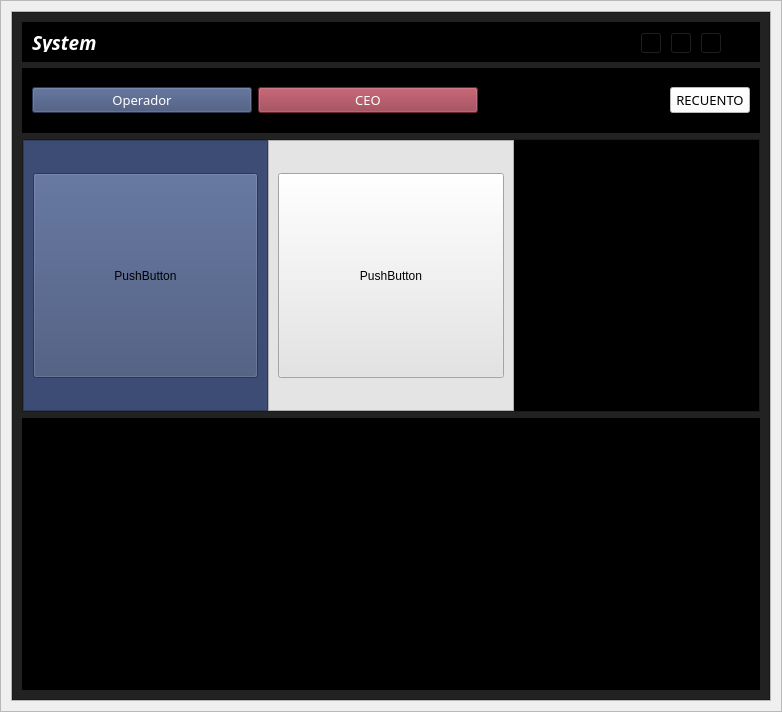
<?xml version="1.0" encoding="UTF-8"?>
<ui version="4.0">
 <class>MainWindow</class>
 <widget class="QWidget" name="MainWindow">
  <property name="geometry">
   <rect>
    <x>0</x>
    <y>0</y>
    <width>782</width>
    <height>712</height>
   </rect>
  </property>
  <property name="windowTitle">
   <string>Form</string>
  </property>
  <layout class="QVBoxLayout" name="verticalLayout">
   <property name="spacing">
    <number>0</number>
   </property>
   <property name="leftMargin">
    <number>0</number>
   </property>
   <property name="topMargin">
    <number>0</number>
   </property>
   <property name="rightMargin">
    <number>0</number>
   </property>
   <property name="bottomMargin">
    <number>0</number>
   </property>
   <item>
    <widget class="QFrame" name="central_widget_frame">
     <property name="frameShape">
      <enum>QFrame::StyledPanel</enum>
     </property>
     <property name="frameShadow">
      <enum>QFrame::Raised</enum>
     </property>
     <layout class="QVBoxLayout" name="shadow_layout">
      <property name="spacing">
       <number>0</number>
      </property>
      <property name="leftMargin">
       <number>10</number>
      </property>
      <property name="topMargin">
       <number>10</number>
      </property>
      <property name="rightMargin">
       <number>10</number>
      </property>
      <property name="bottomMargin">
       <number>10</number>
      </property>
      <item>
       <widget class="QFrame" name="background_frame">
        <property name="frameShape">
         <enum>QFrame::StyledPanel</enum>
        </property>
        <property name="frameShadow">
         <enum>QFrame::Raised</enum>
        </property>
        <layout class="QVBoxLayout" name="verticalLayout_2">
         <property name="spacing">
          <number>0</number>
         </property>
         <property name="leftMargin">
          <number>0</number>
         </property>
         <property name="topMargin">
          <number>0</number>
         </property>
         <property name="rightMargin">
          <number>0</number>
         </property>
         <property name="bottomMargin">
          <number>0</number>
         </property>
         <item>
          <widget class="QFrame" name="content_frame">
           <property name="minimumSize">
            <size>
             <width>0</width>
             <height>0</height>
            </size>
           </property>
           <property name="styleSheet">
            <string notr="true">background-color: rgb(34, 34, 34);</string>
           </property>
           <property name="frameShape">
            <enum>QFrame::StyledPanel</enum>
           </property>
           <property name="frameShadow">
            <enum>QFrame::Raised</enum>
           </property>
           <layout class="QVBoxLayout" name="verticalLayout_7">
            <property name="spacing">
             <number>6</number>
            </property>
            <property name="leftMargin">
             <number>9</number>
            </property>
            <property name="topMargin">
             <number>9</number>
            </property>
            <property name="rightMargin">
             <number>9</number>
            </property>
            <property name="bottomMargin">
             <number>9</number>
            </property>
            <item>
             <widget class="QFrame" name="frame_nav">
              <property name="minimumSize">
               <size>
                <width>0</width>
                <height>40</height>
               </size>
              </property>
              <property name="maximumSize">
               <size>
                <width>16777215</width>
                <height>40</height>
               </size>
              </property>
              <property name="styleSheet">
               <string notr="true">background-color: rgb(0, 0, 0);</string>
              </property>
              <property name="frameShape">
               <enum>QFrame::StyledPanel</enum>
              </property>
              <property name="frameShadow">
               <enum>QFrame::Raised</enum>
              </property>
              <layout class="QHBoxLayout" name="horizontalLayout_6">
               <item>
                <widget class="QLabel" name="label_tittle">
                 <property name="font">
                  <font>
                   <family>Tw Cen MT</family>
                   <pointsize>14</pointsize>
                   <weight>75</weight>
                   <italic>true</italic>
                   <bold>true</bold>
                  </font>
                 </property>
                 <property name="styleSheet">
                  <string notr="true">color: rgb(255, 255, 255) ;</string>
                 </property>
                 <property name="text">
                  <string>System</string>
                 </property>
                </widget>
               </item>
               <item>
                <widget class="QFrame" name="butttons_holder_frame">
                 <property name="minimumSize">
                  <size>
                   <width>110</width>
                   <height>30</height>
                  </size>
                 </property>
                 <property name="maximumSize">
                  <size>
                   <width>110</width>
                   <height>16777215</height>
                  </size>
                 </property>
                 <property name="frameShape">
                  <enum>QFrame::StyledPanel</enum>
                 </property>
                 <property name="frameShadow">
                  <enum>QFrame::Raised</enum>
                 </property>
                 <widget class="QToolButton" name="minimize_button">
                  <property name="geometry">
                   <rect>
                    <x>0</x>
                    <y>0</y>
                    <width>22</width>
                    <height>22</height>
                   </rect>
                  </property>
                  <property name="text">
                   <string>...</string>
                  </property>
                  <property name="icon">
                   <iconset>
                    <normaloff>../../../Desktop/Softbarber/softbarberr/AngelCuk/assets/icons/minimize-window.png</normaloff>../../../Desktop/Softbarber/softbarberr/AngelCuk/assets/icons/minimize-window.png</iconset>
                  </property>
                 </widget>
                 <widget class="QToolButton" name="restore_button">
                  <property name="geometry">
                   <rect>
                    <x>30</x>
                    <y>0</y>
                    <width>22</width>
                    <height>22</height>
                   </rect>
                  </property>
                  <property name="text">
                   <string>...</string>
                  </property>
                  <property name="icon">
                   <iconset>
                    <normaloff>../../../Desktop/Softbarber/softbarberr/AngelCuk/assets/icons/restore-window.png</normaloff>../../../Desktop/Softbarber/softbarberr/AngelCuk/assets/icons/restore-window.png</iconset>
                  </property>
                 </widget>
                 <widget class="QToolButton" name="maximize_button">
                  <property name="geometry">
                   <rect>
                    <x>30</x>
                    <y>0</y>
                    <width>22</width>
                    <height>22</height>
                   </rect>
                  </property>
                  <property name="text">
                   <string>...</string>
                  </property>
                  <property name="icon">
                   <iconset>
                    <normaloff>../../../Desktop/Softbarber/softbarberr/AngelCuk/assets/icons/maximize-window.png</normaloff>../../../Desktop/Softbarber/softbarberr/AngelCuk/assets/icons/maximize-window.png</iconset>
                  </property>
                 </widget>
                 <widget class="QToolButton" name="close_button">
                  <property name="geometry">
                   <rect>
                    <x>60</x>
                    <y>0</y>
                    <width>22</width>
                    <height>22</height>
                   </rect>
                  </property>
                  <property name="text">
                   <string>...</string>
                  </property>
                  <property name="icon">
                   <iconset>
                    <normaloff>../../../Desktop/Softbarber/softbarberr/AngelCuk/assets/icons/close-window.png</normaloff>../../../Desktop/Softbarber/softbarberr/AngelCuk/assets/icons/close-window.png</iconset>
                  </property>
                 </widget>
                </widget>
               </item>
              </layout>
             </widget>
            </item>
            <item>
             <widget class="QFrame" name="frame_superior">
              <property name="maximumSize">
               <size>
                <width>16777215</width>
                <height>65</height>
               </size>
              </property>
              <property name="styleSheet">
               <string notr="true">QFrame{
background-color: rgb(0, 0, 0);
}



QPushButton{
	background-color: rgb(212, 172, 13 );
	color: white;
}

QPushButton:hover{
	
	background-color: rgb(154, 125, 10);
}



</string>
              </property>
              <property name="frameShape">
               <enum>QFrame::StyledPanel</enum>
              </property>
              <property name="frameShadow">
               <enum>QFrame::Raised</enum>
              </property>
              <layout class="QHBoxLayout" name="horizontalLayout_2">
               <property name="spacing">
                <number>6</number>
               </property>
               <property name="topMargin">
                <number>9</number>
               </property>
               <item>
                <widget class="QPushButton" name="operador_button">
                 <property name="minimumSize">
                  <size>
                   <width>220</width>
                   <height>0</height>
                  </size>
                 </property>
                 <property name="font">
                  <font>
                   <family>Tw Cen MT Condensed Extra Bold</family>
                   <pointsize>10</pointsize>
                  </font>
                 </property>
                 <property name="styleSheet">
                  <string notr="true">QPushButton{
	background-color: rgb(60, 76, 116 );
	color: white;
}

QPushButton:hover{
	
	background-color: rgb(39, 49, 73 );
}
</string>
                 </property>
                 <property name="text">
                  <string>Operador</string>
                 </property>
                </widget>
               </item>
               <item>
                <widget class="QPushButton" name="ceo_button">
                 <property name="minimumSize">
                  <size>
                   <width>220</width>
                   <height>0</height>
                  </size>
                 </property>
                 <property name="font">
                  <font>
                   <family>Tw Cen MT Condensed Extra Bold</family>
                   <pointsize>10</pointsize>
                  </font>
                 </property>
                 <property name="styleSheet">
                  <string notr="true">QPushButton{
	background-color: rgb(148, 52, 68  );
	color: white;
}

QPushButton:hover{
	
	background-color: rgb(97, 35, 45);
}
</string>
                 </property>
                 <property name="text">
                  <string>CEO</string>
                 </property>
                </widget>
               </item>
               <item>
                <spacer name="horizontalSpacer">
                 <property name="orientation">
                  <enum>Qt::Horizontal</enum>
                 </property>
                 <property name="sizeHint" stdset="0">
                  <size>
                   <width>110</width>
                   <height>20</height>
                  </size>
                 </property>
                </spacer>
               </item>
               <item>
                <widget class="QPushButton" name="recuento_button">
                 <property name="minimumSize">
                  <size>
                   <width>35</width>
                   <height>0</height>
                  </size>
                 </property>
                 <property name="maximumSize">
                  <size>
                   <width>16777215</width>
                   <height>16777215</height>
                  </size>
                 </property>
                 <property name="font">
                  <font>
                   <family>Tw Cen MT Condensed Extra Bold</family>
                   <pointsize>10</pointsize>
                  </font>
                 </property>
                 <property name="styleSheet">
                  <string notr="true">

QPushButton{
	background-color: rgb(255, 255, 255);
color: rgb(0, 0, 0);
}

QPushButton:hover{
	
	
	background-color: rgb(98, 98, 98);
}
</string>
                 </property>
                 <property name="text">
                  <string>RECUENTO</string>
                 </property>
                </widget>
               </item>
              </layout>
             </widget>
            </item>
            <item>
             <widget class="QFrame" name="frame_inferior">
              <property name="frameShape">
               <enum>QFrame::StyledPanel</enum>
              </property>
              <property name="frameShadow">
               <enum>QFrame::Raised</enum>
              </property>
              <layout class="QHBoxLayout" name="horizontalLayout">
               <property name="spacing">
                <number>0</number>
               </property>
               <property name="leftMargin">
                <number>0</number>
               </property>
               <property name="topMargin">
                <number>0</number>
               </property>
               <property name="rightMargin">
                <number>0</number>
               </property>
               <property name="bottomMargin">
                <number>0</number>
               </property>
               <item>
                <widget class="QFrame" name="frame_calzados">
                 <property name="styleSheet">
                  <string notr="true">background-color: rgb(60, 76, 116);</string>
                 </property>
                 <property name="frameShape">
                  <enum>QFrame::StyledPanel</enum>
                 </property>
                 <property name="frameShadow">
                  <enum>QFrame::Raised</enum>
                 </property>
                 <layout class="QVBoxLayout" name="verticalLayout_3">
                  <item>
                   <widget class="QPushButton" name="calzados_pushButton">
                    <property name="minimumSize">
                     <size>
                      <width>0</width>
                      <height>205</height>
                     </size>
                    </property>
                    <property name="text">
                     <string>PushButton</string>
                    </property>
                   </widget>
                  </item>
                 </layout>
                </widget>
               </item>
               <item>
                <widget class="QFrame" name="frame_medias">
                 <property name="styleSheet">
                  <string notr="true">background-color: rgb(228, 228, 228);</string>
                 </property>
                 <property name="frameShape">
                  <enum>QFrame::StyledPanel</enum>
                 </property>
                 <property name="frameShadow">
                  <enum>QFrame::Raised</enum>
                 </property>
                 <layout class="QVBoxLayout" name="verticalLayout_4">
                  <item>
                   <widget class="QPushButton" name="medias_pushButton">
                    <property name="minimumSize">
                     <size>
                      <width>0</width>
                      <height>205</height>
                     </size>
                    </property>
                    <property name="text">
                     <string>PushButton</string>
                    </property>
                   </widget>
                  </item>
                 </layout>
                </widget>
               </item>
               <item>
                <widget class="QFrame" name="frame_vacio">
                 <property name="styleSheet">
                  <string notr="true">background-color: black;</string>
                 </property>
                 <property name="frameShape">
                  <enum>QFrame::StyledPanel</enum>
                 </property>
                 <property name="frameShadow">
                  <enum>QFrame::Raised</enum>
                 </property>
                 <layout class="QVBoxLayout" name="verticalLayout_9">
                  <property name="spacing">
                   <number>0</number>
                  </property>
                  <property name="leftMargin">
                   <number>0</number>
                  </property>
                  <property name="topMargin">
                   <number>0</number>
                  </property>
                  <property name="rightMargin">
                   <number>0</number>
                  </property>
                  <property name="bottomMargin">
                   <number>0</number>
                  </property>
                  <item>
                   <widget class="QLabel" name="label_logo">
                    <property name="styleSheet">
                     <string notr="true">QLabel{
image:url(:/imagess/strip.png);
}</string>
                    </property>
                    <property name="text">
                     <string>TextLabel</string>
                    </property>
                   </widget>
                  </item>
                 </layout>
                </widget>
               </item>
              </layout>
             </widget>
            </item>
            <item>
             <widget class="QFrame" name="frame_action">
              <property name="styleSheet">
               <string notr="true">background-color: rgb(0, 0, 0);</string>
              </property>
              <property name="frameShape">
               <enum>QFrame::StyledPanel</enum>
              </property>
              <property name="frameShadow">
               <enum>QFrame::Raised</enum>
              </property>
              <layout class="QHBoxLayout" name="horizontalLayout_3">
               <item>
                <spacer name="horizontalSpacer_2">
                 <property name="orientation">
                  <enum>Qt::Horizontal</enum>
                 </property>
                 <property name="sizeHint" stdset="0">
                  <size>
                   <width>72</width>
                   <height>20</height>
                  </size>
                 </property>
                </spacer>
               </item>
               <item>
                <widget class="QLabel" name="porcentajes_label">
                 <property name="minimumSize">
                  <size>
                   <width>550</width>
                   <height>0</height>
                  </size>
                 </property>
                 <property name="font">
                  <font>
                   <family>Tw Cen MT Condensed Extra Bold</family>
                   <pointsize>10</pointsize>
                  </font>
                 </property>
                 <property name="styleSheet">
                  <string notr="true">color: white;</string>
                 </property>
                 <property name="text">
                  <string/>
                 </property>
                 <property name="alignment">
                  <set>Qt::AlignCenter</set>
                 </property>
                </widget>
               </item>
               <item>
                <spacer name="horizontalSpacer_3">
                 <property name="orientation">
                  <enum>Qt::Horizontal</enum>
                 </property>
                 <property name="sizeHint" stdset="0">
                  <size>
                   <width>72</width>
                   <height>20</height>
                  </size>
                 </property>
                </spacer>
               </item>
              </layout>
             </widget>
            </item>
           </layout>
          </widget>
         </item>
        </layout>
       </widget>
      </item>
     </layout>
    </widget>
   </item>
  </layout>
 </widget>
 <resources/>
 <connections/>
</ui>
